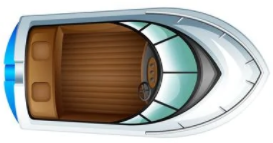
#> input picture literature/python codes/boat2.PNG, 273 x 143 px, found by its file name
$ jupyter execute --allow-errors main.ipynb   (shell and % lines are left out)
#> lines starting #> are read from the running program, lines starting #| are printed output that depends on the picture
# Path Planning and Controller Design for USVs
This Jupyter notebook describe path planning and controller design for the USV made by Marine Thinking Inc. In this notebook, boat and the controller are python classes, this means that for example the boat is an object with some attributes and functions such as length attribute or driving function. The following sections are provided for this goal.

## Table of Content

* [Loading dependency packages](#package)
* [Controller design](#control)
* [Boat modelling](#boat)
* [Simulation of the boat movement](#simulation)
* [Path planning](#path)
* [Test data cleaning and analysis](#data)

## Loading dependency packages <a class="anchor" id="package"></a>

All required packages are downloaded and imported in the next section. The commands starting with ! run a code in the terminal instead of python.

[cell 1]
## the following line load numeric and scientific packages
from scipy import integrate, misc
import numpy as np
from numpy import matmul, diag, array, meshgrid, ones, zeros
from numpy.random import rand

## these two lines are for installing simpy package for real time environment
import simpy

## the following lines are for importing visualization and animation packages
import scipy.ndimage as ndimage
from matplotlib import animation
from matplotlib.offsetbox import OffsetImage, AnnotationBbox
import matplotlib.image as mpimg
import matplotlib.pyplot as plt
import mpl_toolkits.mplot3d.axes3d as p3
import ffmpy

## the following lines are for importing data analysis packages
import pandas as pd

## Controller design <a class="anchor" id="control"></a>
We use the real-time environment `simpy` in the python to enable us to apply control input to the boat in the real time. Every controller is an object of the controller class with

      attributes:

**real_time_environment**: a `simpy` environment object

**feedback law**: a function that gets the states and returns control inputs

      methods:

**get_state(boat)**: a function that gest the sate of a boat

**find_input(boat)**: a function that calculates the input to a boat

[cell 2]
class controller:
    def __init__(self, feedback_law, real_time_environment=False):
        self.env = real_time_environment
        self.law = feedback_law

    def get_state(self, boat):
        return boat.state

    # [4 lines left out: function find_input, not called in this run]

## Boat modelling <a class="anchor" id="boat"></a>
In this section, a software model of the boat is developed to interact with the controller. The boat model is described in [this](./pdfs/HovercraftModel.pdf) pdf file. Similarly, a `simpy` environment is created for real-time interaction with the controller. A **boat** class is created; an object of this class will have all the futures and functionality of the boat including:

    attributes:

**real_time_environment**: a `simpy` environment object

**state**: state of the boat is initialized using a python dictionary containing initial coordinate and velocities with this convection: `initial_state={'x0':0, 'y0':0, 'psi0':0,'u0':, 'v0':0, 'r0':0}`. After driving the boat, each state is a numpy array with 7 columns, the first 6 columns refer to the boat state ordered as in the initial state, and the 7th columns is time. That is, `state=np.array([[x, y, psi, u, v, r, time], ...])`.

**x, y, psi, u, v, r, time**: after driving the boat each of these attributes are stored in a boat as a numpy sequence.

**parameters**: parameters of the boat such as `length` and `time_increment`: This is initialized using a python dictionary with this convection: `parameters={'length':1, 'time_increment':0.1}`.

    methods:

**drive(controller, time)**: This method drives the boat under a **controller** object for the duration of **time**.

**animate(path, realtime=True)**: This method creates an animation of the boat simulation and stores it in the **path** directory.

[cell 3]
class boat():

    def __init__(self, real_time_environment=False, initial_state={'x0':0, 'y0':0, 'psi0':0,'u0':0, 'v0':0, \
        'r0':0}, parameters={'boat length':1, 'time_increment':0.1}):
        self.env = real_time_environment
        self.length = parameters['boat length']
        self.time_increment = parameters['time_increment']
        self.state = list(initial_state.values()) + [0]

    def drive(self, controller, time):
        feedback_law = controller.law

        def Dstate_Dt(state, t, feedback_law):
            x, y, psi, u, v, r = state
            Tu, Tr, Tf = feedback_law(t)

            Du = Tu + v*r
            Dv = -u*r
            Dr = Tr
            Dx = u
            Dy = v
            Dpsi = r

            Dstate_Dt = [Du, Dv, Dr, Dx, Dy, Dpsi]
            return Dstate_Dt

        if self.env:
            while self.env.now < time:
                timeframe = [self.env.now, self.env.now + self.time_increment]
                sol = integrate.odeint(Dstate_Dt, self.state[:-1], timeframe, args=(feedback_law,))
                self.env.timeout(self.env.now + self.time_increment)
                self.state.append([sol[1, 0], sol[1, 1], sol[1, 2], sol[1, 3], sol[1, 4], sol[1, 5], self.env.now])
        else:
            t = np.arange(0, time, self.time_increment)
            sol = integrate.odeint(Dstate_Dt, self.state[:-1], t, args=(feedback_law,))
            self.state = sol
            self.x = sol[:,0]
            self.y = sol[:,1]
            self.psi = sol[:,2]
            self.u = sol[:,3]
            self.v = sol[:,4]
            self.r = sol[:,5]
            self.time = t


    def animate(self, FileName):
#> called with FileName = 'animation26'
        fig = plt.figure()
        im = plt.imread('boat2.png')
#> im is the input picture: shape (143, 273, 4) float32; mean R, G, B, A 0.667, 0.655, 0.625, 1
        y_min, y_max = [-10, 10]
        x_min, x_max = [-10, 10]
        ax = plt.axes(xlim=(x_min,x_max), ylim=(y_min,y_max))
        time=ax.annotate('$time=$0',xy=(-9, 9))
        line, = ax.plot([], [], lw=2)

        plt.xlabel('$x$')
        plt.ylabel('$y$')

        plotcols = ["blue" , "red", "red"]
        plotlabels = ["Center" , "Front", "End"]
        plotlws = [3, 1, 1]
        plotmarkers = ['o','*','.']
        lines = []

        for index in range(3):
            lobj = ax.plot([],[], 's', lw=plotlws[index], marker=plotmarkers[index], color=plotcols[index], label=plotlabels[index])[0]
            #ax.legend()
            lines.append(lobj)

        # [4 lines left out: function init, not called in this run]

        global ann
        ann = []
        # [29 lines left out: function animated, not called in this run]
            #for lnum, line in enumerate(lines):
            #    line.set_data(xlist[lnum], ylist[lnum]) # set data for each line separately.
            #return lines

        path_mp4 = './mp4s/' + FileName + '.mp4'
        path_gif = './gifs/' + FileName + '.gif'

        dt = self.time[1]-self.time[0]
        t_max = self.time[-1]

        anim = animation.FuncAnimation(fig,lambda i: animated(i,dt), init_func=init,frames=int(t_max/dt), interval=0.1, blit=False)
        anim.save(path_mp4, fps=10, extra_args=['-vcodec', 'libx264'])
        ff = ffmpy.FFmpeg(inputs = {path_mp4:None} , outputs = {path_gif: None})
        ff.run()

        if self.env:
            anim.show()

## Simulation of the boat movement <a class="anchor" id="simulation"></a>

In this section, we run the last two modules and simulate the boat movement. The animation results are stores as gif file in the gif directory.

[cell 4]
## Sinusoidal input
def control_law(t):
    return [np.sin(t), np.sin(t), 0]

# [5 lines of commented-out code are left out]

real_time_environment = False

#> (the rest of this cell did not finish here and is left out)

## Path Planning <a class="anchor" id="path"></a>

In this section, path planning for the USV in the presence of obstacles is investigated. For a review of path planning methods, please refer to the literature review and presentation file in Haris Beta research repository (linked to sprint 19). Here we apply relaxed A* algorithm developed by Ammar 2015 in [this](./pdfs/Ammar-2015-relaxedAstar.pdf) pdf file.

The path planning module consist of a grid map, vertices, and obstacles. Vertices are points on the grid map. Each vertices belong to the `vertex class`. This vertex class has methods and attributes as follows:

`attributes`:

**x**: the horizontal position

**y**: the vertical position

**g_score**: the exact cost from starting node (g score) in the relaxed A* algorithm

**f_score**: the heuristic cost to the goal (f score) in the relaxed A* algorithm

**obstacle**: it is 1 if the vertex is an obstacle; otherwise, 0.

`methods`:

**set_g_score(value)**: sets the g_score to the value

**set_f_score(value)**: sets the f_score to the value

**heuristic_cost(goal)**: calculates the heuristic cost to the goal

**isObstacle()**: it is 1 if vertex is an obstacle

**find_neighbors(grid)**: returns a list of valid non-obstacle neighbors of a vertex in the grid

**reconstruct_path(grid)** once the algorithm is run over a grid; use this function to return a list of vertices from start to goal consisting of the optimal path.

**plot_grid(grid, show_g_score=0)** use this function to plot the grid, set **show_g_score** to 1 to include g scores in the plot.

**plot_path(paht, grid)** use this function after plotting the grid to plot the optimal path.

[cell 5]
grid_length = 4
grid_width = 4

class vertex:
    def __init__(self, x, y, g_score=np.inf, f_score=np.inf, obstacle=0):
        self.x = x
        self.y = y
        self.g_score = g_score
        self.f_score = f_score
        self.obstacle = obstacle

    def set_g_score(self, value):
        self.g_score = value

    def set_f_score(self, value):
        self.f_score = value

    def heuristic_cost(self, other):
        cost = np.sqrt((self.x-other.x)**2+(self.y-other.y)**2)
        return cost

    def isObstacle(self):
        return self.obstacle

    def find_neighbors(self, grid):
        x = self.x
        y = self.y
        neighbors = [(x+1, y), (x-1, y), (x, y+1), (x, y-1)]
        valid_neighbors = []

        for neighbor in neighbors:
            if neighbor[0] <= grid_length and neighbor[0] >= 0 and neighbor[1] <= grid_width and neighbor[1] >= 0:
                if not grid[neighbor[0]][neighbor[1]].isObstacle():
                    valid_neighbors.append(neighbor)

        return valid_neighbors

    def plot_grid(self, start, goal, grid, show_g_score=0):
        plt.xlim([0, grid_length])
        plt.ylim([0, grid_width])
        plt.title('green stars are free vertices, red squares are obstacles, blue line is the optimal path')
        plt.grid()
        plt.text(start.x, start.y, 'start', bbox=dict(facecolor='white'), verticalalignment='bottom')
        plt.text(goal.x, goal.y, 'goal', bbox=dict(facecolor='white'), verticalalignment='top')
        for rows in grid:
            for vertices in rows:
                if vertices.obstacle:
                    plt.plot(vertices.x, vertices.y, 'sr')
                else:
                    plt.plot(vertices.x, vertices.y, '*g')
                    if show_g_score:
                        plt.title('g scores are indicated in the box.')
                        plt.text(vertices.x, vertices.y, round(vertices.g_score, 1), bbox=dict(facecolor='white'), verticalalignment='top')

    def reconstruct_path(self, goal, grid):
        path = [(self.x, self.y)]
        next = self
        while next != goal:
            neighbors = next.find_neighbors(grid)
            good_neighbors = []
            for neighbor in neighbors:
                if neighbor not in path:
                    good_neighbors.append(neighbor)
                if neighbor == (goal.x, goal.y):
                    path.append(neighbor)
                    return path
            g_score_list = [grid[index[0]][index[1]].g_score for index in good_neighbors]
            gscore_min = min(g_score_list)
            id = g_score_list.index(gscore_min)
            next = grid[good_neighbors[id][0]][good_neighbors[id][1]]
            path.append((next.x, next.y))
        return path

    def plot_path(self, path, grid):
        for i in range(len(path)-1):
            plt.plot([path[i][0], path[i+1][0]], [path[i][1], path[i+1][1]], 'b')


grid = []
for i in range(grid_length+1):
    row = []
    for j in range(grid_width+1):
        row.append(vertex(i,j))
    grid.append(row)

start = grid[0][0]
goal = grid[-1][-1]

tBreak = 1 + 1/(grid_length + grid_width)

openSet = set([(start.x, start.y)])

start.set_g_score(0)
start.set_f_score(start.heuristic_cost(goal))

while openSet and goal.g_score == np.inf:
    index_list = list(openSet)
    f_score_list = [grid[index[0]][index[1]].f_score for index in index_list]
    fscore_min = min(f_score_list)
    id = f_score_list.index(fscore_min)
    current = grid[index_list[id][0]][index_list[id][1]]

    #print(index_list, f_score_list, id)

    try:
        openSet.remove((current.x,current.y))
    except:
        pass


    neighbors = current.find_neighbors(grid)
    #print((current.x,current.y), openSet, neighbors)

    for i, j in neighbors:
        if grid[i][j].g_score == np.inf:
            grid[i][j].set_g_score(current.g_score + 1)
            grid[i][j].set_f_score(grid[i][j].g_score + tBreak * grid[i][j].heuristic_cost(goal))
            openSet.add((i,j))

if goal.g_score != np.inf:
    path = start.reconstruct_path(goal, grid)
    start.plot_grid(start, goal, grid, show_g_score=0)
    start.plot_path(path, grid)
else:
    print("no path to be found!")
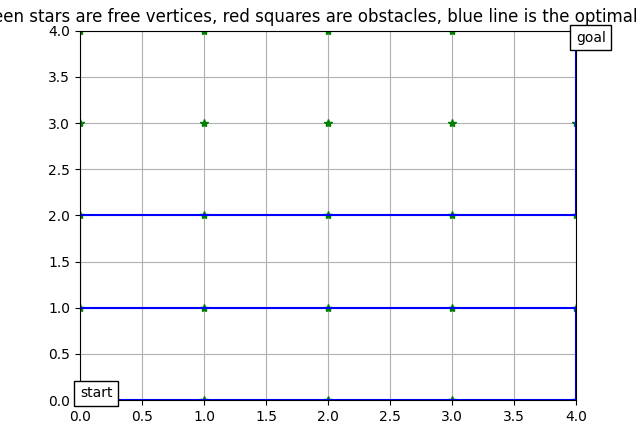
#> figure drawn by matplotlib, 1 panel
